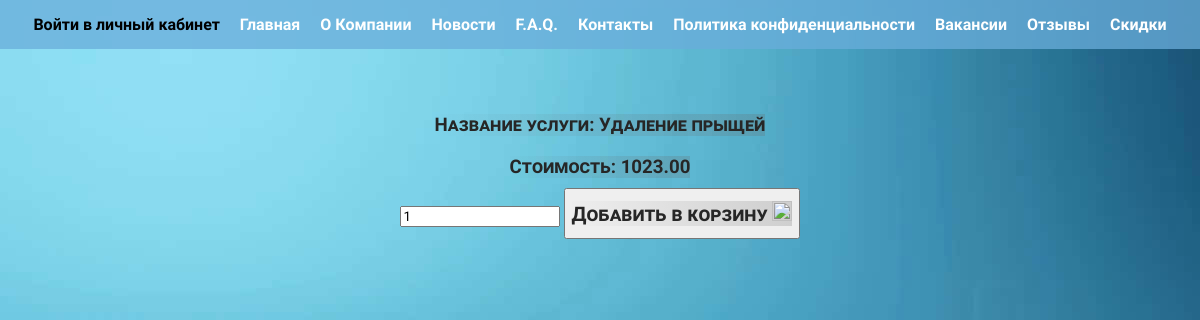
The app's page /myapp/services/view/1/ with its own data.
### myapp/models.py (models this page shows)
class Service(models.Model):
    name = models.CharField(max_length=100)
    price = models.DecimalField(max_digits=8, decimal_places=2)
    clients = models.ManyToManyField(Client, through='Sale')

### myapp/views.py (the view)
# urls.py: path('services/view/<int:id>/', views.view_service),
def view_service(request:HttpRequest, id:int):
    service = Service.objects.get(id=id)
    data = {
        'service' : service
    }
    return render(request, 'service.html', data)

### myapp/templates/service.html (shortened to what this page needs)
{% extends 'base.html' %}
{% block content %}
<div class="schedule">
    <h3>Название услуги: {{service.name}}</h3>
    <h3>Стоимость: {{service.price}}</h3>
    <form method="post" action="/myapp/services/add-to-cart/">
        <input type="text" name="service-id" value="{{service.id}}" readonly>
        <button type="submit">
            <h2>Добавить в корзину
                <img width="20" height="20"
                    src="https://encrypted-tbn0.gstatic.com/images?q=tbn:ANd9GcR2d9TvOnmJwypIZmYkcSNyV_f508Z_Kxp-NQ&s">
            </h2>
        </button>
    </form>
</div>
{% endblock %}

### static/style.css (style rules this page uses)
* { font-family: 'Roboto', Arial, sans-serif; }
h1, h2, h3 { font-weight: bold; color: rgb(38, 38, 38); font-variant: small-caps; margin: 10px 0; text-align: center; }
body { background-image: url('background.jpg'); background-attachment: fixed; }
.index, .faq, .news, .about, .new, .contacts, .vacancies, .reviews, .coupons, .stats, .purchased, .login, .register, .account-client, .buy, .sales, .schedule { padding-top: 12vh; display: flex; flex-direction: column; align-items: center; justify-content: center; }
h1, h2, h3 { background: linear-gradient(70deg, rgba(255, 255, 255, 0), rgba(105, 105, 105, 0.247)); }

### records on screen
Service: name "Удаление прыщей", price "1023.00", service-id "1"
